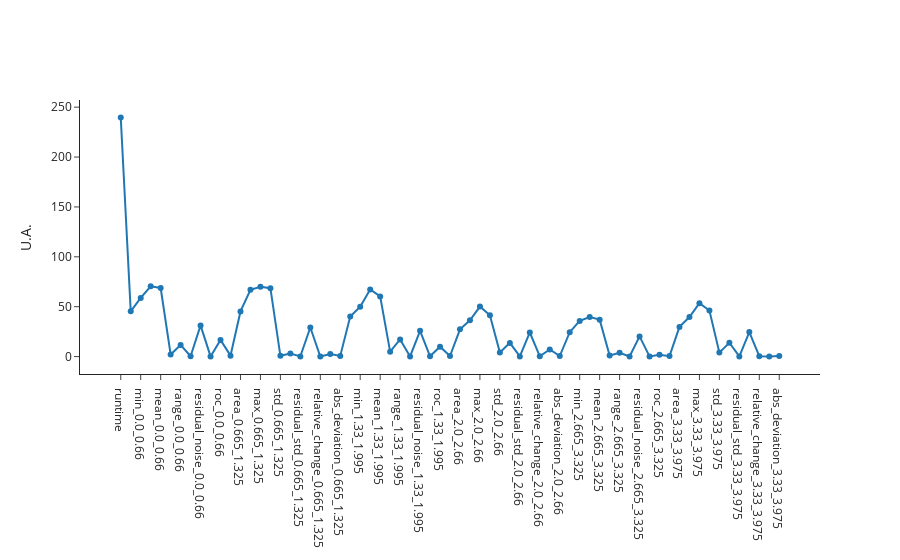
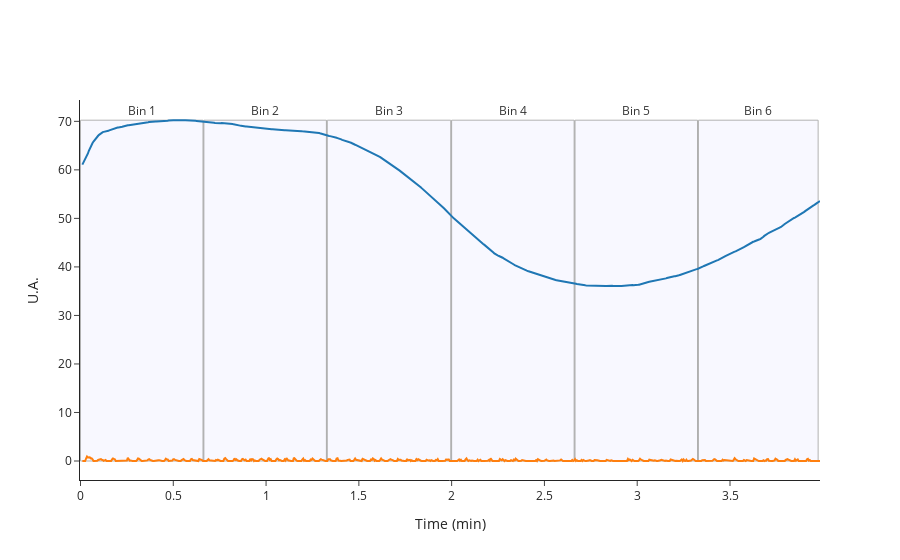

The notebook cell these images were saved under, in order:
### Code cell
#for date in dates[:1]:
date = dates[13]

test_data = pc.get_features(tests[date])
test_metadata = pc.get_metadata(tests[date])

print(f"Test {date}: index:", tests[date])

fig_test_features = pc.plot_features(tests[date], normalize=False)
fig_test_features.show()

fig_test_features_raw = pc.plot_features_raw(tests[date])
fig_test_features_raw.update_layout(showlegend=False)
fig_test_features_raw.show()

### Figure 1 — Plotly figure (JSON) as saved in the notebook; plotly's stock layout.template omitted (floating-point values rounded to 4 significant figures)
{"data": [{"hovertemplate": "<b>index: </b>129<br><b>name: </b>210819_Pac--014<br><b>path: </b>C:/Users/Sandeep/Desktop/ExtractedSignals\\210819_Pac 2021-08-19 15-50-49\\210819_Pac--014.D<br><b>batch: </b>210819_Pac 2021-08-19 15-50-49<br><b>batch_position: </b>14<br><b>idle_time: </b>40.0<br><b>sample: </b>210819/001 :20<br><b>method: </b>SAA_411_Pac.M<br><b>timestamp: </b>2021-08-19 16:53:20<br><b>detector: </b>G1315C<br><b>pump: </b>G7110B<br><b>start_time: </b>2021-08-19 16:53:54<br><b>end_time: </b>2021-08-19 16:57:54<br><b>runtime: </b>239.7000000000036<br><b>x: </b>%{x}<br><b>y: </b>%{y}<extra></extra>", "mode": "markers+lines", "name": "210819_Pac--014 (210819/001 :20)", "text": "<b>index: </b>129<br><b>name: </b>210819_Pac--014<br><b>path: </b>C:/Users/Sandeep/Desktop/ExtractedSignals\\210819_Pac 2021-08-19 15-50-49\\210819_Pac--014.D<br><b>batch: </b>210819_Pac 2021-08-19 15-50-49<br><b>batch_position: </b>14<br><b>idle_time: </b>40.0<br><b>sample: </b>210819/001 :20<br><b>method: </b>SAA_411_Pac.M<br><b>timestamp: </b>2021-08-19 16:53:20<br><b>detector: </b>G1315C<br><b>pump: </b>G7110B<br><b>start_time: </b>2021-08-19 16:53:54<br><b>end_time: </b>2021-08-19 16:57:54<br><b>runtime: </b>239.7000000000036", "type": "scatter", "x": ["runtime", "area_0.0_0.66", "min_0.0_0.66", "max_0.0_0.66", "mean_0.0_0.66", "std_0.0_0.66", "range_0.0_0.66", "residual_std_0.0_0.66", "residual_noise_0.0_0.66", "relative_change_0.0_0.66", "roc_0.0_0.66", "abs_deviation_0.0_0.66", "area_0.665_1.325", "min_0.665_1.325", "max_0.665_1.325", "mean_0.665_1.325", "std_0.665_1.325", "range_0.665_1.325", "residual_std_0.665_1.325", "residual_noise_0.665_1.325", "relative_change_0.665_1.325", "roc_0.665_1.325", "abs_deviation_0.665_1.325", "area_1.33_1.995", "min_1.33_1.995", "max_1.33_1.995", "mean_1.33_1.995", "std_1.33_1.995", "range_1.33_1.995", "residual_std_1.33_1.995", "residual_noise_1.33_1.995", "relative_change_1.33_1.995", "roc_1.33_1.995", "abs_deviation_1.33_1.995", "area_2.0_2.66", "min_2.0_2.66", "max_2.0_2.66", "mean_2.0_2.66", "std_2.0_2.66", "range_2.0_2.66", "residual_std_2.0_2.66", "residual_noise_2.0_2.66", "relative_change_2.0_2.66", "roc_2.0_2.66", "abs_deviation_2.0_2.66", "area_2.665_3.325", "min_2.665_3.325", "max_2.665_3.325", "mean_2.665_3.325", "std_2.665_3.325", "range_2.665_3.325", "residual_std_2.665_3.325", "residual_noise_2.665_3.325", "relative_change_2.665_3.325", "roc_2.665_3.325", "abs_deviation_2.665_3.325", "area_3.33_3.975", "min_3.33_3.975", "max_3.33_3.975", "mean_3.33_3.975", "std_3.33_3.975", "range_3.33_3.975", "residual_std_3.33_3.975", "residual_noise_3.33_3.975", "relative_change_3.33_3.975", "roc_3.33_3.975", "abs_deviation_3.33_3.975"], "y": [239.7, 45.41, 58.79, 70.47, 68.77, 2.191, 11.68, 0.3417, 31.23, 0.1876, 16.71, 0.9265, 45.27, 66.95, 70.05, 68.59, 0.7747, 3.1, 0.2106, 29.17, 0.03732, 2.635, 0.6754, 40.11, 50.03, 67.19, 60.3, 4.971, 17.16, 0.1838, 25.86, 0.2547, 9.901, 0.5763, 27.36, 36.42, 50.16, 41.47, 4.033, 13.74, 0.1592, 24.16, 0.2739, 7.165, 0.5717, 24.43, 35.79, 39.63, 37.03, 1.13, 3.84, 0.1389, 20.22, 0.0819, 1.763, 0.4717, 29.78, 39.63, 53.5, 46.17, 3.991, 13.87, 0.1703, 24.59, 0.3379, 0.05365, 0.5705]}], "layout": {"xaxis": {"title": {}}, "yaxis": {"title": {"text": "U.A."}}}}

### Figure 2 — Plotly figure (JSON) as saved in the notebook; plotly's stock layout.template omitted (floating-point values rounded to 4 significant figures; data arrays with more than 128 entries replaced by an {"elided": "..."} marker saying what was removed)
{"data": [{"mode": "lines", "name": "trend 210819_Pac--014 (210819/001 :20)", "text": "129. 210819_Pac--014 (210819/001 :20)<br>Batch: 210819_Pac 2021-08-19 15-50-49<br>Method: SAA_411_Pac.M", "type": "scatter", "x": {"elided": "796 float values"}, "y": {"elided": "796 float values"}}, {"mode": "lines", "name": "pressure_baseline_corrected 210819_Pac--014 (210819/001 :20)", "text": "129. 210819_Pac--014 (210819/001 :20)<br>Batch: 210819_Pac 2021-08-19 15-50-49<br>Method: SAA_411_Pac.M", "type": "scatter", "x": {"elided": "796 float values"}, "y": {"elided": "796 float values"}}], "layout": {"annotations": [{"align": "center", "font": {"color": "black", "size": 12}, "hovertext": "<br>Entries between time: 0.0 and 0.66", "opacity": 0.8, "showarrow": false, "text": "<br>Bin 1<br>", "x": 0.33, "y": 72.24}, {"align": "center", "font": {"color": "black", "size": 12}, "hovertext": "<br>Entries between time: 0.665 and 1.325", "opacity": 0.8, "showarrow": false, "text": "<br>Bin 2<br>", "x": 0.995, "y": 72.24}, {"align": "center", "font": {"color": "black", "size": 12}, "hovertext": "<br>Entries between time: 1.33 and 1.995", "opacity": 0.8, "showarrow": false, "text": "<br>Bin 3<br>", "x": 1.663, "y": 72.24}, {"align": "center", "font": {"color": "black", "size": 12}, "hovertext": "<br>Entries between time: 2.0 and 2.66", "opacity": 0.8, "showarrow": false, "text": "<br>Bin 4<br>", "x": 2.33, "y": 72.24}, {"align": "center", "font": {"color": "black", "size": 12}, "hovertext": "<br>Entries between time: 2.665 and 3.325", "opacity": 0.8, "showarrow": false, "text": "<br>Bin 5<br>", "x": 2.995, "y": 72.24}, {"align": "center", "font": {"color": "black", "size": 12}, "hovertext": "<br>Entries between time: 3.33 and 3.975", "opacity": 0.8, "showarrow": false, "text": "<br>Bin 6<br>", "x": 3.652, "y": 72.24}], "shapes": [{"fillcolor": "rgba(200,200,255,0.4)", "layer": "below", "line": {"width": 1}, "type": "rect", "x0": 0, "x1": 0.66, "y0": 0, "y1": 70.24}, {"fillcolor": "rgba(200,200,255,0.4)", "layer": "below", "line": {"width": 1}, "type": "rect", "x0": 0.665, "x1": 1.325, "y0": 0, "y1": 70.24}, {"fillcolor": "rgba(200,200,255,0.4)", "layer": "below", "line": {"width": 1}, "type": "rect", "x0": 1.33, "x1": 1.995, "y0": 0, "y1": 70.24}, {"fillcolor": "rgba(200,200,255,0.4)", "layer": "below", "line": {"width": 1}, "type": "rect", "x0": 2, "x1": 2.66, "y0": 0, "y1": 70.24}, {"fillcolor": "rgba(200,200,255,0.4)", "layer": "below", "line": {"width": 1}, "type": "rect", "x0": 2.665, "x1": 3.325, "y0": 0, "y1": 70.24}, {"fillcolor": "rgba(200,200,255,0.4)", "layer": "below", "line": {"width": 1}, "type": "rect", "x0": 3.33, "x1": 3.975, "y0": 0, "y1": 70.24}], "showlegend": false, "xaxis": {"title": {"text": "Time (min)"}}, "yaxis": {"title": {"text": "U.A."}}}}
